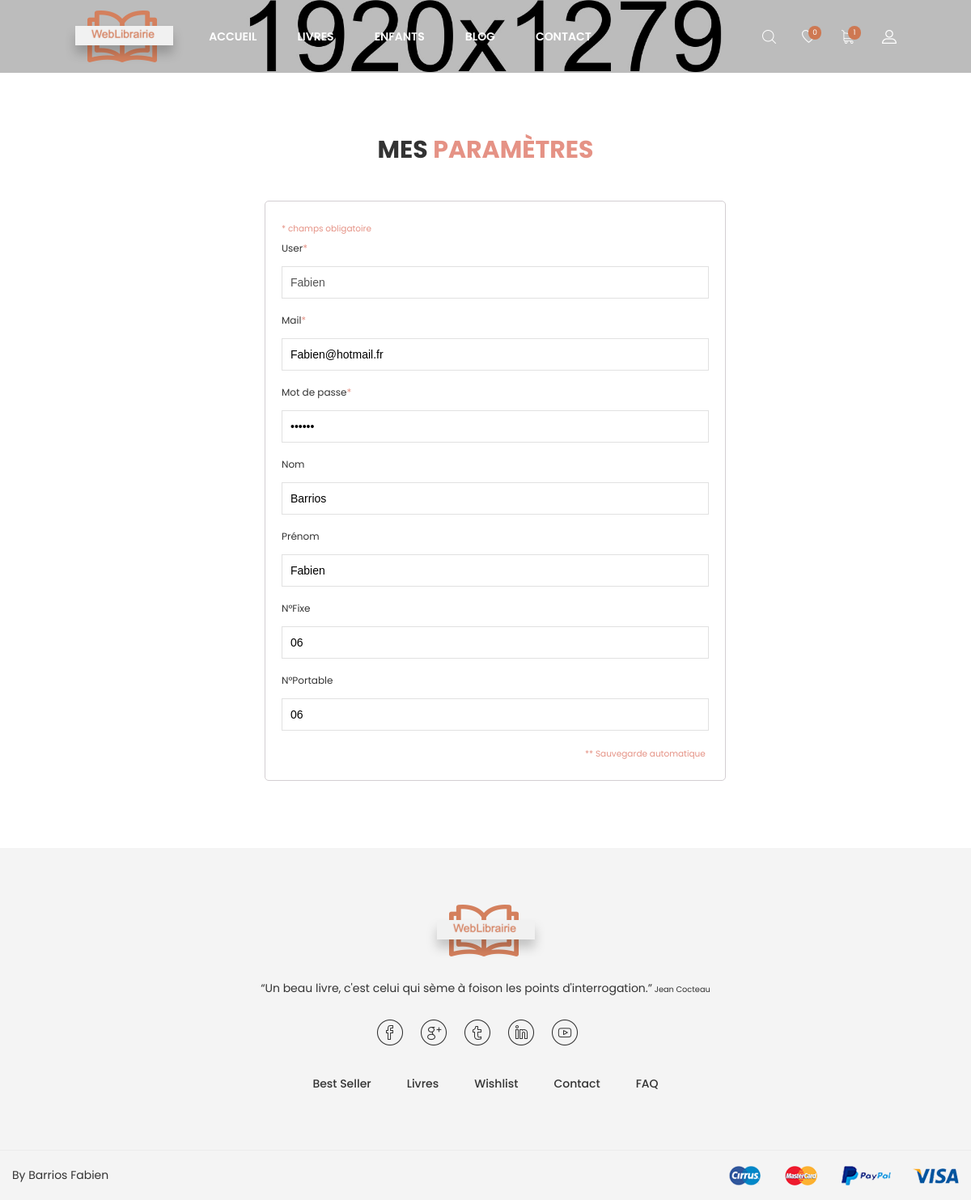
The page /mesParametre.php (signed in) on the database its author committed.
### tables this page shows
CREATE TABLE `COMPTE` (
  `USER` char(8) NOT NULL,
  `MDP` char(10) NOT NULL,
  `NOMCPTE` char(40) DEFAULT NULL,
  `PRENOMCPTE` char(30) DEFAULT NULL,
  `DATEINSCRIP` text NOT NULL,
  `DATEFERME` text,
  `TYPECOMPTE` char(3) NOT NULL,
  `ADRMAILCPTE` char(60) NOT NULL,
  `NOTELCPTE` char(15) DEFAULT NULL,
  `NOPORTCPTE` char(15) DEFAULT NULL
);

### Fonctions.php (called while the page is built, shortened)
<?php
function connectDB(){
    try{
        $db = new PDO('mysql:host=localhost;dbname=WeblibrairieVVA;charset=utf8', 'root', 'root');
        return $db;
    }
    catch (Exception $e){
        die('Erreur : '.$e->getMessage());
    }
}
function getCompte(){
    $link = connectDB();
    $idUser = $_SESSION['Usercompte'];
    $req = $link->query("SELECT * FROM COMPTE WHERE COMPTE.USER= '$idUser'");
    return $req;
}
function getNbArticlePanier(){
    $link = connectDB();
    $user = $_SESSION['Usercompte'];
    $req = $link->query("SELECT count(*) as nb FROM LIVRE INNER JOIN ECRIVAIN ON LIVRE.ID_ECRIVAIN = ECRIVAIN.ID INNER JOIN LIGNE_PANIER ON LIVRE.ID = LIGNE_PANIER.ID_LIVRE INNER JOIN PANIER ON LIGNE_PANIER.ID_PANIER = PANIER.ID INNER JOIN COMPTE ON PANIER.ID_COMPTE = COMPTE.USER WHERE LIVRE.ID = LIGNE_PANIER.ID_LIVRE AND LIGNE_PANIER.ID_PANIER = PANIER.ID AND PANIER.DT_COM is Null AND PANIER.ID_COMPTE = '$user'");
    return $req;
}
function getNbArticleWishliste(){
    $link = connectDB();
    $user = $_SESSION['Usercompte'];
    $req = $link->query("SELECT count(*) as nb FROM LIVRE INNER JOIN ECRIVAIN ON LIVRE.ID_ECRIVAIN = ECRIVAIN.ID INNER JOIN LIGNE_WISHLIST ON LIVRE.ID = LIGNE_WISHLIST.ID_LIVRE INNER JOIN WISHLIST ON LIGNE_WISHLIST.ID_WISHLIST = WISHLIST.ID INNER JOIN COMPTE ON WISHLIST.ID_COMPTE = COMPTE.USER WHERE LIVRE.ID = LIGNE_WISHLIST.ID_LIVRE AND LIGNE_WISHLIST.ID_WISHLIST = WISHLIST.ID AND WISHLIST.ID_COMPTE = '$user'");
    return $req;
}
?>

### mesParametre.php (the view, shortened to what this page needs)
<!doctype html>
<html class="no-js" lang="zxx">
<head>
    <link rel="stylesheet" href="css/bootstrap.min.css">
    <link rel="stylesheet" href="css/plugins.css">
    <link rel="stylesheet" href="style.css">
    <link rel="stylesheet" href="css/custom.css">
    <?php include_once('Fonctions.php'); ?>
</head>
<body>
<div class="wrapper" id="wrapper">
    <header id="wn__header" class="oth-page header__area header__absolute sticky__header">
        <div class="container-fluid">
            <div class="row">
                <div class="col-md-6 col-sm-6 col-6 col-lg-2">
                    <div class="logo">
                        <a href="index.php">
                            <img src="images/logo/logo.png" alt="logo images">
                        </a>
                    </div>
                </div>
                <div class="col-lg-8 d-none d-lg-block">
                    <nav class="mainmenu__nav">
                        <ul class="meninmenu d-flex justify-content-start">
                            <li class="drop with--one--item"><a href="index.php">Accueil</a></li>
                            <li class="drop"><a href="shop-grid.php?categorie=Tout">Livres</a>
                            </li>
                            <li class="drop"><a href="shop-grid.php?categorie=Enfants">Enfants</a>
                            </li>
                            <li class="drop"><a href="blog.html">Blog</a>
                            </li>
                            <li><a href="contact.html">Contact</a></li>
                        </ul>
                    </nav>
                </div>
                <div class="col-md-6 col-sm-6 col-6 col-lg-2">
                    <ul class="header__sidebar__right d-flex justify-content-end align-items-center">
                        <li class="shop_search"><a class="search__active" href="#"></a></li>
                        <?php if(!isset($_SESSION['Usercompte'])): ?>
                        <li class="wishlist"><a href="wishlist.php"></a></li>
                        <li class="shopcart"><a class="cartbox_active" href=""></a>
                            <div class="block-minicart minicart__active">
                                <div class="minicart-content-wrapper">
                                    <div class="micart__close">
                                        <span>Fermer</span>
                                    </div>
                                    <div class="mini_action cart">
                                        <a class="cart__btn" href="my-account.php">Se connecter</a>
                                    </div>
                                </div>
                            </div>
                            <?php else: ?>
                            <?php $getNbLivre = getNbArticlePanier(); ?>
                            <?php $nbLivre = $getNbLivre->fetch(); ?>
                            <?php $getNbWishListe = getNbArticleWishliste(); ?>
                            <?php $nbWishListe = $getNbWishListe->fetch(); ?>
                        <li class="wishlist"><a href="wishlist.php"><span id="alertWishlist" class="product_qun"><?php echo $nbWishListe[0]; ?></span></a></li>
                        <li class="shopcart"><a class="cartbox_active" href=""><span id="alertPanier" class="product_qun"><?php echo $nbLivre[0]; ?></span></a>
                            <?php endif; ?>
                        </li>
                        <li class="setting__bar__icon"><a class="setting__active" href="#"></a>
                        </li>
                    </ul>
                </div>
            </div>
        </div>
    </header>
    <div class="ht__bradcaump__area bg-image--6" style="padding-top: 45px; padding-bottom: 45px;">
    </div>
    <section class="my_account_area pt--80 pb--55 bg--white">
        <div class="container">
            <div class="row">
                <div class="col-lg-12">
                    <div class="section__title text-center">
                        <h2 class="title__be--2">Mes <span class="color--theme">Paramètres</span></h2>
                    </div>
                </div>
            </div>
            <?php $compte = getCompte(); ?>
            <?php foreach ($compte as $data): ?>
                <div class="row">
                    <div class="col-lg-6 col-12" style="margin-left: 26%;">
                        <div class="my__account__wrapper">
                            <form method="post" action="">
                                <div class="account__form">
                                    <span style="color: #e59285; font-size: 75%;">* champs obligatoire</span><span id="test" style="font-size: 75%;"></span>
                                    <div class="input__box">
                                        <label>User<span>*</span></label>
                                        <input onclick="save(this.id, true);" type="text" id="user" name="user" value="<?= $data['USER'] ?>" disabled>
                                    </div>
                                    <div class="input__box">
                                        <label>Mail<span>*</span></label>
                                        <input onclick="save(this.id, true);" type="email" id="email" name="email" value="<?= $data['ADRMAILCPTE'] ?>">
                                    </div>
                                    <div class="input__box">
                                        <label>Mot de passe<span>*</span></label>
                                        <input onclick="save(this.id, true);" type="password" id="mdp" name="mdp" value="<?= $data['MDP'] ?>">
                                    </div>
                                    <div class="input__box">
                                        <label>Nom</label>
                                        <input onclick="save(this.id, true);" type="text" id="nom" name="nom" value="<?= $data['NOMCPTE'] ?>">
                                    </div>
                                    <div class="input__box">
                                        <label>Prénom</label>
                                        <input onclick="save(this.id, true);" type="text" id="prenom" name="prenom" value="<?= $data['PRENOMCPTE'] ?>">
                                    </div>
                                    <div class="input__box">
                                        <label>N°Fixe</label>
                                        <input onclick="save(this.id, true);" type="text" id="numF" name="numF" value="<?= $data['NOTELCPTE'] ?>">
                                    </div>
                                    <div class="input__box">
                                        <label>N°Portable</label>
                                        <input onclick="save(this.id, true);" type="text" id="numP" name="numP" value="<?= $data['NOPORTCPTE'] ?>">
                                    </div>
                                    <span style="color: #e59285; font-size: 75%; margin-left: 71%;">** Sauvegarde automatique</span>
                                </div>
                            </form>
                        </div>
                    </div>
                </div>
            <?php endforeach; ?>
        </div>
    </section>
    <footer id="wn__footer" class="footer__area bg__cat--8 brown--color">
        <div class="footer-static-top">
            <div class="container">
                <div class="row">
                    <div class="col-lg-12">
                        <div class="footer__widget footer__menu">
                            <div class="ft__logo">
                                <a href="index.php">
                                    <img src="images/logo/3.png" alt="logo">
                                </a>
                                <p>“Un beau livre, c'est celui qui sème à foison les points d'interrogation.”<span style="font-size: 70%;"> Jean Cocteau</span></p>
                            </div>
                            <div class="footer__content">
                                <ul class="social__net social__net--2 d-flex justify-content-center">
                                    <li><a href="#"><i class="bi bi-facebook"></i></a></li>
                                    <li><a href="#"><i class="bi bi-google"></i></a></li>
                                    <li><a href="#"><i class="bi bi-twitter"></i></a></li>
                                    <li><a href="#"><i class="bi bi-linkedin"></i></a></li>
                                    <li><a href="#"><i class="bi bi-youtube"></i></a></li>
                                </ul>
                                <ul class="mainmenu d-flex justify-content-center">
                                    <li><a href="shop-grid.php?categorie=Best">Best Seller</a></li>
                                    <li><a href="shop-grid.php?categorie=Tout">Livres</a></li>
                                    <?php if(isset($_SESSION['Usercompte'])): ?>
                                        <li><a href="wishlist.php">Wishlist</a></li>
                                    <?php else: ?>
                                        <li><a href="my-account.php">Wishlist</a></li>
                                    <?php endif; ?>
                                    <li><a href="contact.php">Contact</a></li>
                                    <li><a href="faq.html">FAQ</a></li>
                                </ul>
                            </div>
                        </div>
                    </div>
                </div>
            </div>
        </div>
        <div class="copyright__wrapper">
            <div class="container">
                <div class="row">
                    <div class="col-lg-6 col-md-6 col-sm-12">
                        <div class="copyright">
                            <div class="copy__right__inner text-left">
                                <p>By Barrios Fabien</p>
                            </div>
                        </div>
                    </div>
                    <div class="col-lg-6 col-md-6 col-sm-12">
                        <div class="payment text-right">
                            <img src="images/icons/payment.png" alt="" />
                        </div>
                    </div>
                </div>
            </div>
        </div>
    </footer>
</div>
</body>
</html>

### rows shown on the page
compte: user "Fabien", email "Fabien@hotmail.fr", nom "Barrios", prenom "Fabien", numF "06", numP "06"

### other values the page prints
$nbWishListe[0] "0"
$nbLivre[0] "1"
